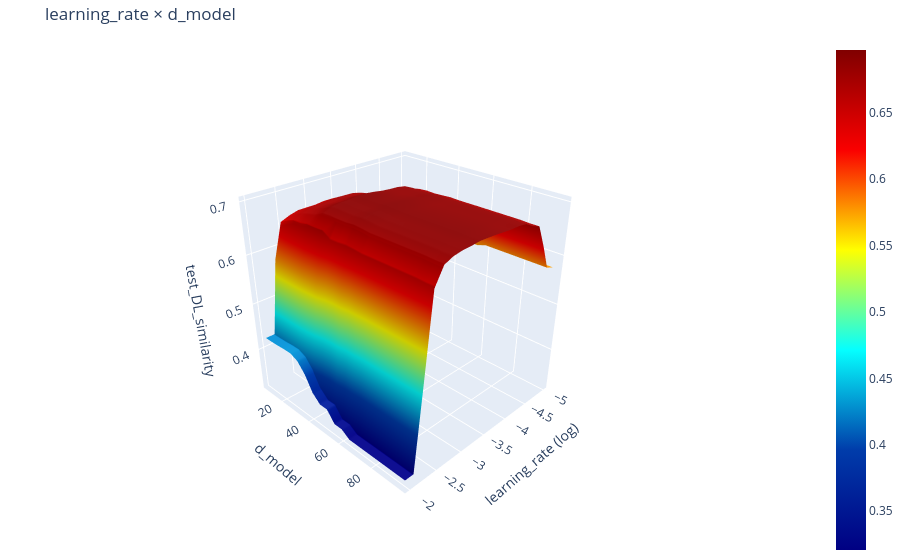

Here is the notebook cell this chart was saved with:
### Code cell
import plotly.graph_objects as go

# ── Choose your two hyperparameters ──────────────────────────────────────────
HP1 = "learning_rate"
HP2 = "d_model"
# ─────────────────────────────────────────────────────────────────────────────

i = cs_param_order.index(HP1)
j = cs_param_order.index(HP2)

grid_orig, zz = vis.generate_pairwise_marginal([i, j], resolution=20)

g0 = np.log10(grid_orig[0]) if HP1 in LOG_COLS else grid_orig[0]
g1 = np.log10(grid_orig[1]) if HP2 in LOG_COLS else grid_orig[1]

fig = go.Figure(data=[go.Surface(
    x=g0, y=g1, z=zz.T,
    colorscale='Jet'
)])
fig.update_layout(
    title=f"{HP1} × {HP2}",
    scene=dict(
        xaxis_title=HP1 + (" (log)" if HP1 in LOG_COLS else ""),
        yaxis_title=HP2 + (" (log)" if HP2 in LOG_COLS else ""),
        zaxis_title=target_col,
        camera=dict(eye=dict(x=1.8, y=1.8, z=1.4))
    ),
    margin=dict(l=0, r=0, t=40, b=0)
)
fig.show()

### Figure 1 — Plotly figure (JSON) as saved in the notebook; plotly's stock layout.template omitted (floating-point values rounded to 4 significant figures; data arrays with more than 128 entries replaced by an {"elided": "..."} marker saying what was removed)
{"data": [{"colorscale": [[0, "rgb(0,0,131)"], [0.2, "rgb(0,60,170)"], [0.4, "rgb(5,255,255)"], [0.6, "rgb(255,255,0)"], [0.8, "rgb(250,0,0)"], [1, "rgb(128,0,0)"]], "type": "surface", "x": [-4.993, -4.836, -4.679, -4.522, -4.365, -4.208, -4.051, -3.893, -3.736, -3.579, -3.422, -3.265, -3.108, -2.951, -2.794, -2.637, -2.48, -2.323, -2.166, -2.008], "y": [8.0, 12.63, 17.26, 21.89, 26.53, 31.16, 35.79, 40.42, 45.05, 49.68, 54.32, 58.95, 63.58, 68.21, 72.84, 77.47, 82.11, 86.74, 91.37, 96.0], "z": {"elided": "20x20 float values"}}], "layout": {"margin": {"b": 0, "l": 0, "r": 0, "t": 40}, "scene": {"camera": {"eye": {"x": 1.8, "y": 1.8, "z": 1.4}}, "xaxis": {"title": {"text": "learning_rate (log)"}}, "yaxis": {"title": {"text": "d_model"}}, "zaxis": {"title": {"text": "test_DL_similarity"}}}, "title": {"text": "learning_rate × d_model"}}}
